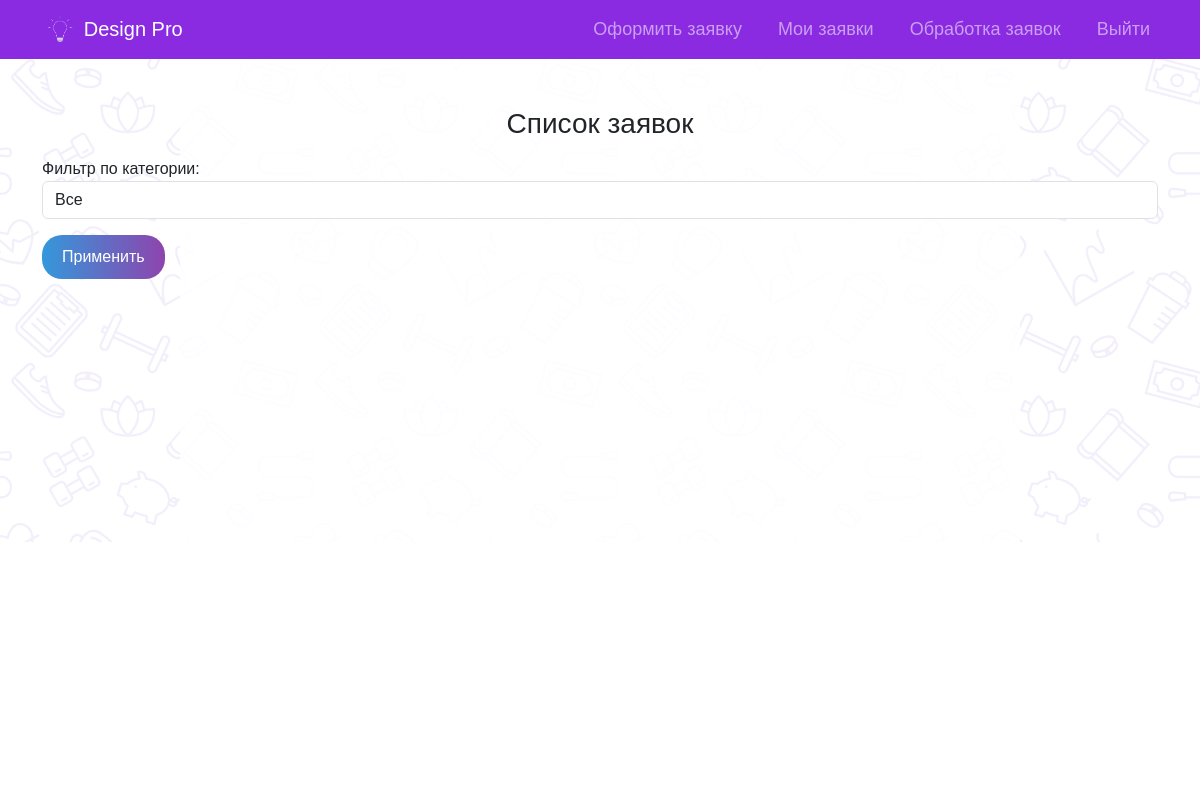
Page /client/myorders/ (signed in) on the earlier database version.
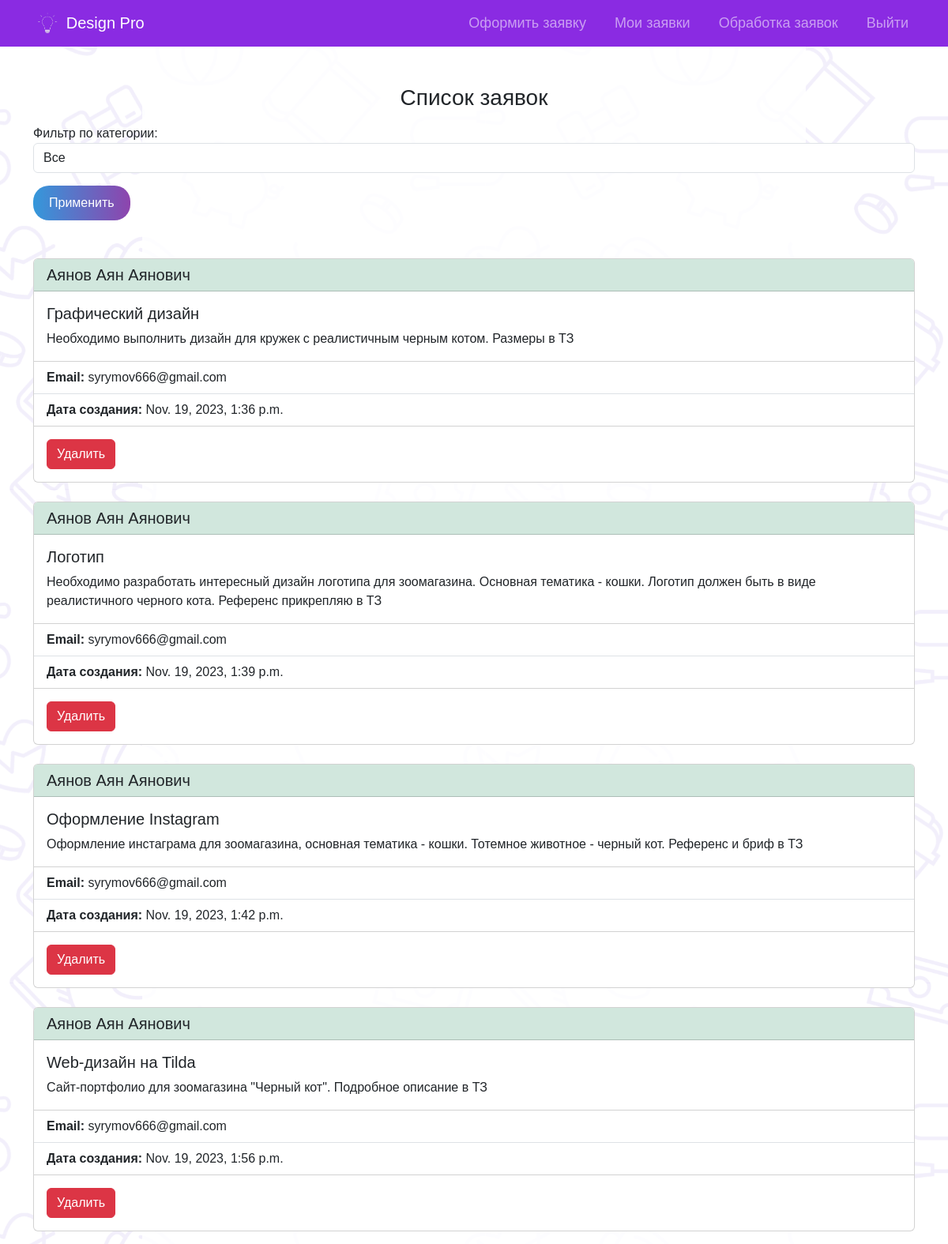
Same page on the later database version.
### web/models.py (models this page shows, shortened)
class Request(models.Model):
    user = models.ForeignKey(User, on_delete=models.CASCADE)
    fullname = models.CharField(max_length=100)
    email = models.EmailField()
    category = models.ForeignKey(DesignCategory, on_delete=models.CASCADE)
    project_description = models.TextField()
    attachment = models.FileField(upload_to='attachments/')
    timestamp = models.DateTimeField(auto_now_add=True)
    class Meta:
        verbose_name_plural = 'Заявки'

class DesignCategory(models.Model):
    name = models.CharField(max_length=150, unique=True)
    description = models.TextField()
    class Meta:
        verbose_name_plural = 'Категории дизайна'

### web/views.py (the view)
# urls.py: path('client/myorders/', myorders, name='myorders'),
def myorders(request):
    requests = Request.objects.filter(user=request.user)
    category_filter = request.GET.get('category')
    if category_filter:
        requests = requests.filter(category__name=category_filter)
    page = request.GET.get('page', 1)
    paginator = Paginator(requests, 5)
    try:
        requests = paginator.page(page)
    except PageNotAnInteger:
        requests = paginator.page(1)
    except EmptyPage:
        requests = paginator.page(paginator.num_pages)
    return render(request, 'myorders.html', {'requests': requests, 'categories': DesignCategory.objects.all(), 'category_filter': category_filter})

### templates/myorders.html (shortened to what this page needs)
{% extends 'style.html' %}
{% load static %}
{% block nav_block %}
<li class="nav-item">
  <a class="nav-link" href="{% url 'order' %}">Оформить заявку</a>
</li>
<li class="nav-item">
  <a class="nav-link" href="{% url 'myorders' %}">Мои заявки</a>
</li>
<li class="nav-item">
  <a class="nav-link" href="{% url 'answers' %}">Обработка заявок</a>
</li>
<li class="nav-item">
  <a class="nav-link" href="{% url 'logout' %}">Выйти</a>
</li>
{% endblock %}
{% block content %}
<div class="container mt-5">
    <h3 class="text-center mb-3">Список заявок</h3>
    <form method="get" action="{% url 'myorders' %}">
      <div class="mb-3">
        <label for="categoryFilter">Фильтр по категории:</label>
        <select name="category" class="form-control" id="categoryFilter">
          <option value="" {% if not category_filter %}selected{% endif %}>Все</option>
        </select>
      </div>
      <button type="submit" class="btn-styled">Применить</button>
    </form>
    <br>
        {% for request in requests %}
        <br>
            <div class="card">
              <h5 class="card-header bg-success-subtle">{{ request.fullname }}</h5>
              <div class="card-body">
                <h5 class="card-title">{{ request.category.name }}</h5>
                <p class="card-text">{{ request.project_description }}</p>
              </div>
              <ul class="list-group list-group-flush">
                <li class="list-group-item"><strong>Email:</strong> {{ request.email }}</li>
                <li class="list-group-item"><strong>Дата создания:</strong> {{ request.timestamp }}</li>
              </ul>
              <div class="card-body">
                <a href="{% url 'delete_request' request.id %}" class="btn btn-danger">Удалить</a>
              </div>
          </div>
        {% endfor %}
  </div>
{% endblock %}

Differences in the rows shown:
added Request: fullname "Аянов Аян Аянович", category.name "Графический дизайн", project_description "Необходимо выполнить дизайн для кружек с реалистичным черным котом. Размеры в ТЗ", email "syrymov666@gmail.com", timestamp "Nov. 19, 2023, 1:36 p.m."
added Request: fullname "Аянов Аян Аянович", category.name "Логотип", project_description "Необходимо разработать интересный дизайн логотипа для зоомагазина. Основная тематика - кошки. Логотип должен быть в виде реалистичного черного кота. Референс прикрепляю в ТЗ", email "syrymov666@gmail.com", timestamp "Nov. 19, 2023, 1:39 p.m."
added Request: fullname "Аянов Аян Аянович", category.name "Оформление Instagram", project_description "Оформление инстаграма для зоомагазина, основная тематика - кошки. Тотемное животное - черный кот. Референс и бриф в ТЗ", email "syrymov666@gmail.com", timestamp "Nov. 19, 2023, 1:42 p.m."
added Request: fullname "Аянов Аян Аянович", category.name "Web-дизайн на Tilda", project_description "Сайт-портфолио для зоомагазина \"Черный кот\". Подробное описание в ТЗ", email "syrymov666@gmail.com", timestamp "Nov. 19, 2023, 1:56 p.m."
